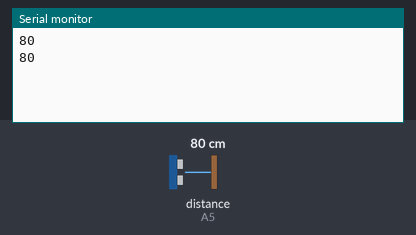
Bench run of a sketch on a simulated Arduino Uno, built with avr-gcc and run on an emulated ATmega328P. On the bench: the last lines printed to the serial monitor. The inputs (shaded band) are chosen by the test bench; at power-on: distance to the obstacle (sensor on A5) 80 cm.

Above: at 2.8 s.
2.9 s: distance to the obstacle (sensor on A5) set to 2 cm
At 3.9 s:
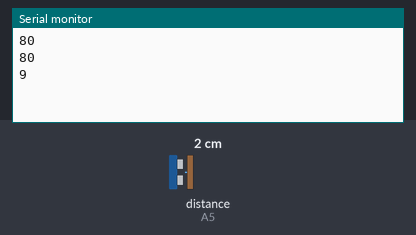
4.4 s: distance to the obstacle (sensor on A5) set to 18 cm
At 5.9 s:
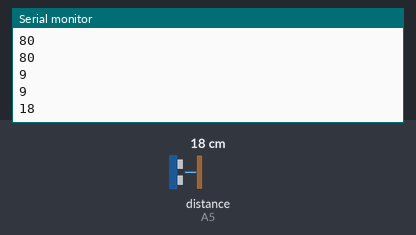
Timing chart, 0 to 7.4 s (numbered marks = the images above; inputs shaded):
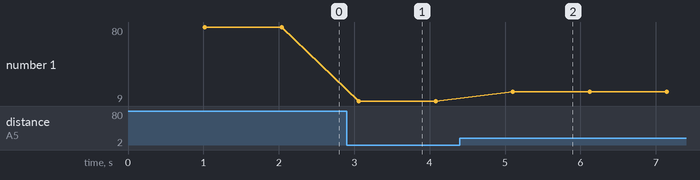

Measured:
- after the input at 2.9 s, the serial monitor: prints a new line after 0.16 s (image 1)
- after the input at 4.4 s, the serial monitor: prints a new line after 0.70 s (image 2)
- plotted number 1: 80 → 9 after the input at 2.9 s, 9 → 18 after the input at 4.4 s

The sketch:

SharpIR_Demo.ino
```cpp
#include<SharpIR.h>

#define ir A5
#define model 1080
SharpIR sharp(ir, 25, 90, model);

void setup() {
  // put your setup code here, to run once:
  Serial.begin(9600);
  pinMode(ir, INPUT);
}

void loop() {
  // put your main code here, to run repeatedly:
  delay(1000);

  int dis = sharp.distance();
  Serial.println(dis);
}
```
